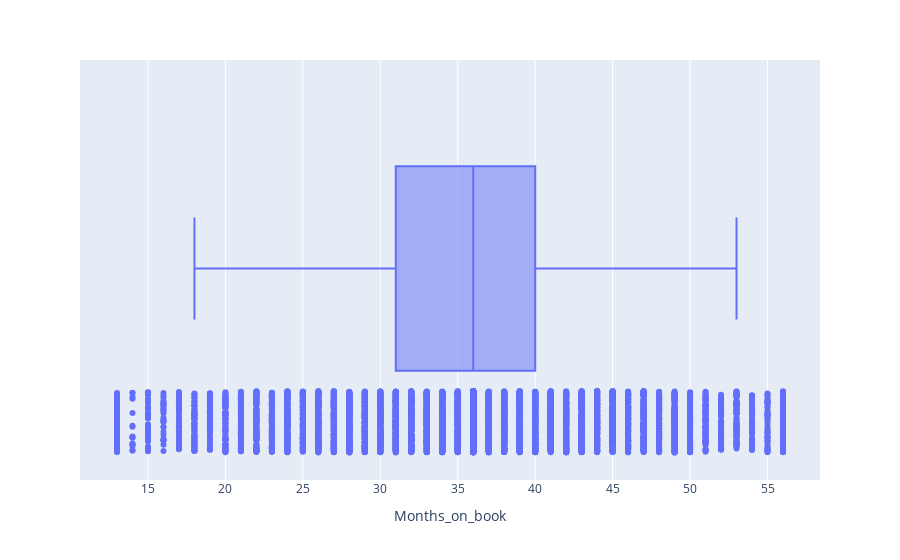

Write notebook code for a chart like this one.
### Code cell
import plotly.express as px
fig = px.box(bank_churners, x = bank_churners['Months_on_book'], points = 'all')
fig.show()

### Figure 1 — Plotly figure (JSON) as saved in the notebook; plotly's stock layout.template omitted (floating-point values rounded to 4 significant figures; data arrays with more than 128 entries replaced by an {"elided": "..."} marker saying what was removed)
{"data": [{"alignmentgroup": "True", "boxpoints": "all", "hovertemplate": "Months_on_book=%{x}<extra></extra>", "legendgroup": "", "marker": {"color": "#636efa"}, "name": "", "notched": false, "offsetgroup": "", "orientation": "h", "showlegend": false, "type": "box", "x": {"elided": "10127 int values"}, "x0": " ", "xaxis": "x", "y0": " ", "yaxis": "y"}], "layout": {"boxmode": "group", "legend": {"tracegroupgap": 0}, "margin": {"t": 60}, "xaxis": {"anchor": "y", "domain": [0, 1], "title": {"text": "Months_on_book"}}, "yaxis": {"anchor": "x", "domain": [0, 1]}}}
